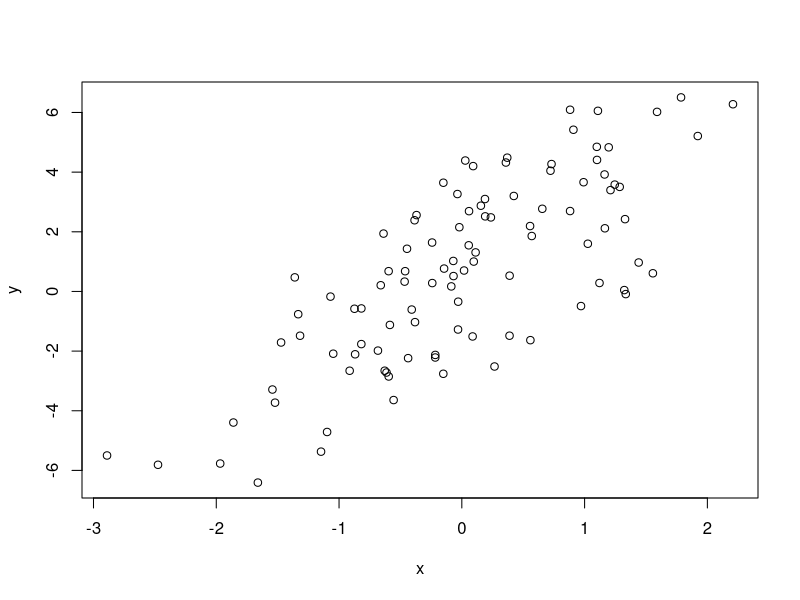
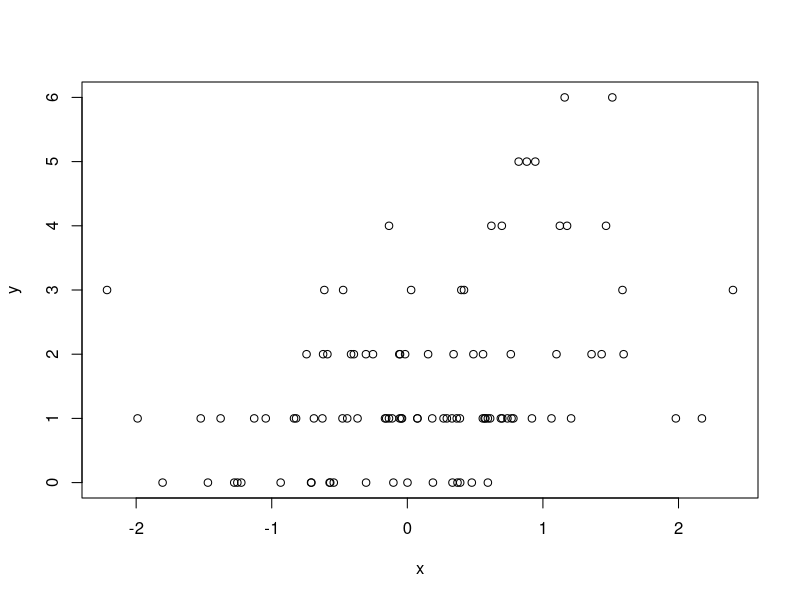

Write R code to recreate these figures, in order.
# Functions for probability distributions in R
# rnorm : random norm variates with a given mean and standard deviation
# dnorm : evaluate the normal probability density at a point
# pnorm : evaluate the cumulative distribution
# rpois : generate possion variates with a given rate
# ...

# functions naming convention.
# d for density
# r for random number generation
# p for cumulative distribution
# q for quantile function

x <- rnorm(10)
x
x <- rnorm(10, 20, 2)
summary(x)


## if reproducibility is important. then set seed.
set.seed(1) 
rnorm(5) # label{same point}
#-#: [1] -0.6264538  0.1836433 -0.8356286  1.5952808  0.3295078

rnorm(5)
#-#: [1] -0.8204684  0.4874291  0.7383247  0.5757814 -0.3053884
set.seed(1)
rnorm(5) # exactly the same with  \ref{same point} !! allow you you to reproduce it.
#-#: [1] -0.6264538  0.1836433 -0.8356286  1.5952808  0.3295078

## Generating Possion data
rpois(10, 1)
#-#: [1] 3 0 1 0 0 1 0 1 2 0

ppois(2, 2)
#-#: [1] 0.6766764


## Simulate for a linear model
set.seed(20)
x <- rnorm(100)
e <- rnorm(100, 0, 2)
y <- 0.5 + 2*x + e
#-#:    Min. 1st Qu.  Median    Mean 3rd Qu.    Max. 
#-#: -6.4080 -1.5400  0.6789  0.6893  2.9300  6.5050
summary(y)
plot(x, y)

## if x is binary
set.seed(20)
x <- rbinom(100, 1, 0.5)
e <- rnorm(100, 0, 2)
##...

#### simulate
## Y \sim Poission (\mu)
## log\mu = \beta_0 + \beta_1 x
set.seed(1)
x <- rnorm(100)
log.mu <- 0.5 + 0.3 * x
y <- rpois(100, exp(log.mu))
summary(y)
plot(x, y)

## sample function
set.seed(1)
sample(1:10, 4)
#-#: [1] 7 1 4 8
sample(letters, 5)
#-#: [1] "j" "y" "e" "s" "b"
sample(1:10) # permutation
#-#: [1]  5  2  9  6 10  8  7  1  3  4
sample(1:10, replace=T)  # sample replacement
#-#: [1]  7  7  4  5 10  9 10  9  8  3

